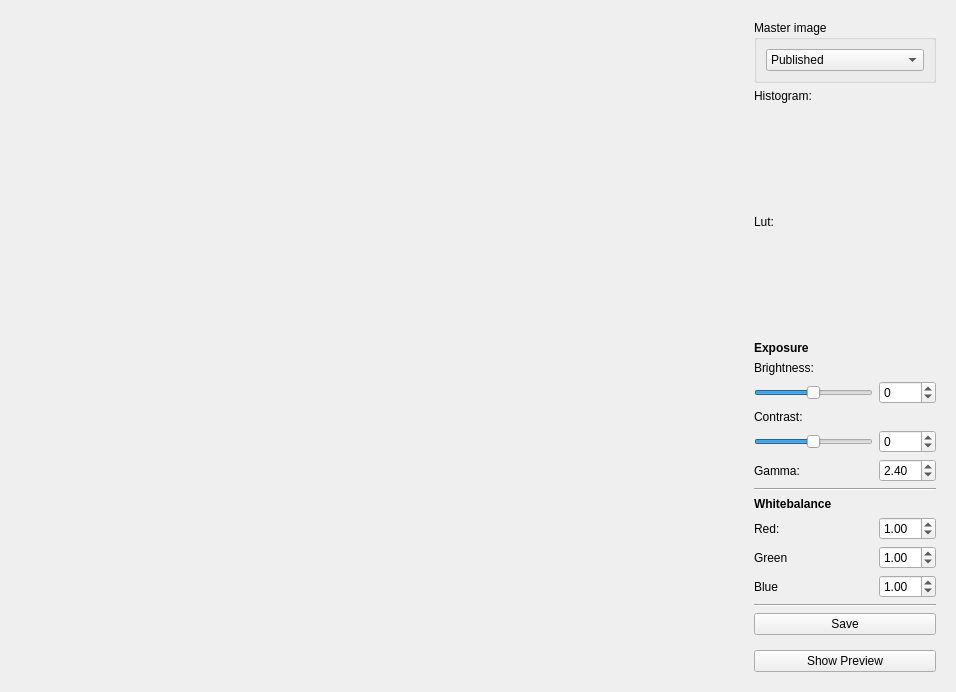
<?xml version="1.0" encoding="UTF-8"?>
<ui version="4.0">
 <class>ImageEditor</class>
 <widget class="QWidget" name="ImageEditor">
  <property name="geometry">
   <rect>
    <x>0</x>
    <y>0</y>
    <width>956</width>
    <height>692</height>
   </rect>
  </property>
  <property name="windowTitle">
   <string>Image editor</string>
  </property>
  <property name="windowIcon">
   <iconset resource="../icons.qrc">
    <normaloff>:/standard/icons/22x22/edit-guides.png</normaloff>:/standard/icons/22x22/edit-guides.png</iconset>
  </property>
  <layout class="QHBoxLayout" name="horizontalLayout">
   <item>
    <widget class="ImageView" name="imageView" native="true">
     <property name="sizePolicy">
      <sizepolicy hsizetype="Expanding" vsizetype="Expanding">
       <horstretch>0</horstretch>
       <verstretch>0</verstretch>
      </sizepolicy>
     </property>
    </widget>
   </item>
   <item>
    <widget class="QStackedWidget" name="editStack">
     <property name="sizePolicy">
      <sizepolicy hsizetype="Preferred" vsizetype="Preferred">
       <horstretch>0</horstretch>
       <verstretch>0</verstretch>
      </sizepolicy>
     </property>
     <property name="maximumSize">
      <size>
       <width>200</width>
       <height>16777215</height>
      </size>
     </property>
     <widget class="QWidget" name="page">
      <property name="sizePolicy">
       <sizepolicy hsizetype="Preferred" vsizetype="Preferred">
        <horstretch>0</horstretch>
        <verstretch>0</verstretch>
       </sizepolicy>
      </property>
      <layout class="QVBoxLayout" name="verticalLayout_2">
       <item>
        <widget class="QGroupBox" name="groupBox">
         <property name="title">
          <string>Master image</string>
         </property>
         <layout class="QVBoxLayout" name="verticalLayout">
          <item>
           <widget class="QComboBox" name="masterSelection">
            <item>
             <property name="text">
              <string>Published</string>
             </property>
            </item>
            <item>
             <property name="text">
              <string>RAW manual</string>
             </property>
            </item>
           </widget>
          </item>
         </layout>
        </widget>
       </item>
       <item>
        <widget class="QLabel" name="label_2">
         <property name="text">
          <string>Histogram:</string>
         </property>
        </widget>
       </item>
       <item>
        <widget class="HistogramView" name="histogramView" native="true">
         <property name="minimumSize">
          <size>
           <width>0</width>
           <height>100</height>
          </size>
         </property>
        </widget>
       </item>
       <item>
        <widget class="QLabel" name="label_3">
         <property name="text">
          <string>Lut:</string>
         </property>
        </widget>
       </item>
       <item>
        <widget class="LutView" name="lutView" native="true">
         <property name="minimumSize">
          <size>
           <width>0</width>
           <height>100</height>
          </size>
         </property>
        </widget>
       </item>
       <item>
        <layout class="QGridLayout" name="gridLayout">
         <item row="4" column="1">
          <widget class="QSpinBox" name="contrastSpinBox">
           <property name="minimum">
            <number>-100</number>
           </property>
           <property name="maximum">
            <number>100</number>
           </property>
          </widget>
         </item>
         <item row="11" column="0" colspan="2">
          <widget class="Line" name="line_2">
           <property name="orientation">
            <enum>Qt::Horizontal</enum>
           </property>
          </widget>
         </item>
         <item row="0" column="0">
          <widget class="QLabel" name="label_6">
           <property name="font">
            <font>
             <weight>75</weight>
             <bold>true</bold>
            </font>
           </property>
           <property name="text">
            <string>Exposure</string>
           </property>
          </widget>
         </item>
         <item row="5" column="0">
          <widget class="QLabel" name="label_5">
           <property name="text">
            <string>Gamma:</string>
           </property>
          </widget>
         </item>
         <item row="2" column="1">
          <widget class="QSpinBox" name="brightnessSpinBox">
           <property name="minimum">
            <number>-100</number>
           </property>
           <property name="maximum">
            <number>100</number>
           </property>
          </widget>
         </item>
         <item row="3" column="0">
          <widget class="QLabel" name="label_4">
           <property name="text">
            <string>Contrast:</string>
           </property>
          </widget>
         </item>
         <item row="1" column="0">
          <widget class="QLabel" name="label">
           <property name="text">
            <string>Brightness:</string>
           </property>
          </widget>
         </item>
         <item row="2" column="0">
          <widget class="QSlider" name="brightnessSlider">
           <property name="minimum">
            <number>-100</number>
           </property>
           <property name="maximum">
            <number>100</number>
           </property>
           <property name="orientation">
            <enum>Qt::Horizontal</enum>
           </property>
          </widget>
         </item>
         <item row="4" column="0">
          <widget class="QSlider" name="contrastSlider">
           <property name="minimum">
            <number>-100</number>
           </property>
           <property name="maximum">
            <number>100</number>
           </property>
           <property name="orientation">
            <enum>Qt::Horizontal</enum>
           </property>
          </widget>
         </item>
         <item row="5" column="1">
          <widget class="QDoubleSpinBox" name="gammaSpinBox">
           <property name="maximum">
            <double>10.000000000000000</double>
           </property>
           <property name="singleStep">
            <double>0.050000000000000</double>
           </property>
           <property name="value">
            <double>2.400000000000000</double>
           </property>
          </widget>
         </item>
         <item row="8" column="0">
          <widget class="QLabel" name="label_8">
           <property name="text">
            <string>Red:</string>
           </property>
          </widget>
         </item>
         <item row="6" column="0" colspan="2">
          <widget class="Line" name="line">
           <property name="orientation">
            <enum>Qt::Horizontal</enum>
           </property>
          </widget>
         </item>
         <item row="7" column="0">
          <widget class="QLabel" name="label_7">
           <property name="font">
            <font>
             <weight>75</weight>
             <bold>true</bold>
            </font>
           </property>
           <property name="text">
            <string>Whitebalance</string>
           </property>
          </widget>
         </item>
         <item row="9" column="0">
          <widget class="QLabel" name="label_9">
           <property name="text">
            <string>Green</string>
           </property>
          </widget>
         </item>
         <item row="9" column="1">
          <widget class="QDoubleSpinBox" name="greenSpinBox">
           <property name="maximum">
            <double>10.000000000000000</double>
           </property>
           <property name="singleStep">
            <double>0.050000000000000</double>
           </property>
           <property name="value">
            <double>1.000000000000000</double>
           </property>
          </widget>
         </item>
         <item row="8" column="1">
          <widget class="QDoubleSpinBox" name="redSpinBox">
           <property name="maximum">
            <double>10.000000000000000</double>
           </property>
           <property name="singleStep">
            <double>0.050000000000000</double>
           </property>
           <property name="value">
            <double>1.000000000000000</double>
           </property>
          </widget>
         </item>
         <item row="10" column="1">
          <widget class="QDoubleSpinBox" name="blueSpinBox">
           <property name="maximum">
            <double>10.000000000000000</double>
           </property>
           <property name="singleStep">
            <double>0.050000000000000</double>
           </property>
           <property name="value">
            <double>1.000000000000000</double>
           </property>
          </widget>
         </item>
         <item row="10" column="0">
          <widget class="QLabel" name="label_10">
           <property name="text">
            <string>Blue</string>
           </property>
          </widget>
         </item>
        </layout>
       </item>
       <item>
        <widget class="QPushButton" name="saveButton">
         <property name="text">
          <string>Save</string>
         </property>
        </widget>
       </item>
       <item>
        <spacer name="verticalSpacer">
         <property name="orientation">
          <enum>Qt::Vertical</enum>
         </property>
         <property name="sizeHint" stdset="0">
          <size>
           <width>20</width>
           <height>543</height>
          </size>
         </property>
        </spacer>
       </item>
       <item>
        <widget class="QPushButton" name="previewButton">
         <property name="text">
          <string>Show Preview</string>
         </property>
        </widget>
       </item>
      </layout>
     </widget>
     <widget class="QWidget" name="page_2"/>
    </widget>
   </item>
  </layout>
 </widget>
 <customwidgets>
  <customwidget>
   <class>ImageView</class>
   <extends>QWidget</extends>
   <header>gui/imageview.h</header>
   <container>1</container>
  </customwidget>
  <customwidget>
   <class>HistogramView</class>
   <extends>QWidget</extends>
   <header>gui/histogramview.h</header>
   <container>1</container>
  </customwidget>
  <customwidget>
   <class>LutView</class>
   <extends>QWidget</extends>
   <header>gui/lutview.h</header>
   <container>1</container>
  </customwidget>
 </customwidgets>
 <resources>
  <include location="../icons.qrc"/>
 </resources>
 <connections>
  <connection>
   <sender>brightnessSlider</sender>
   <signal>valueChanged(int)</signal>
   <receiver>brightnessSpinBox</receiver>
   <slot>setValue(int)</slot>
   <hints>
    <hint type="sourcelabel">
     <x>857</x>
     <y>346</y>
    </hint>
    <hint type="destinationlabel">
     <x>903</x>
     <y>345</y>
    </hint>
   </hints>
  </connection>
  <connection>
   <sender>brightnessSpinBox</sender>
   <signal>valueChanged(int)</signal>
   <receiver>brightnessSlider</receiver>
   <slot>setValue(int)</slot>
   <hints>
    <hint type="sourcelabel">
     <x>900</x>
     <y>354</y>
    </hint>
    <hint type="destinationlabel">
     <x>871</x>
     <y>354</y>
    </hint>
   </hints>
  </connection>
  <connection>
   <sender>contrastSlider</sender>
   <signal>valueChanged(int)</signal>
   <receiver>contrastSpinBox</receiver>
   <slot>setValue(int)</slot>
   <hints>
    <hint type="sourcelabel">
     <x>870</x>
     <y>384</y>
    </hint>
    <hint type="destinationlabel">
     <x>912</x>
     <y>384</y>
    </hint>
   </hints>
  </connection>
  <connection>
   <sender>contrastSpinBox</sender>
   <signal>valueChanged(int)</signal>
   <receiver>contrastSlider</receiver>
   <slot>setValue(int)</slot>
   <hints>
    <hint type="sourcelabel">
     <x>905</x>
     <y>395</y>
    </hint>
    <hint type="destinationlabel">
     <x>848</x>
     <y>395</y>
    </hint>
   </hints>
  </connection>
 </connections>
</ui>
